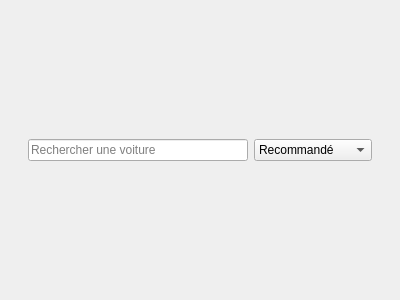
<?xml version="1.0" encoding="UTF-8"?>
<ui version="4.0">
 <class>toolbar</class>
 <widget class="QWidget" name="toolbar">
  <property name="geometry">
   <rect>
    <x>0</x>
    <y>0</y>
    <width>400</width>
    <height>300</height>
   </rect>
  </property>
  <property name="windowTitle">
   <string>Form</string>
  </property>
  <layout class="QHBoxLayout" name="horizontalLayout">
   <property name="leftMargin">
    <number>28</number>
   </property>
   <property name="topMargin">
    <number>20</number>
   </property>
   <property name="rightMargin">
    <number>28</number>
   </property>
   <property name="bottomMargin">
    <number>20</number>
   </property>
   <item>
    <widget class="QLineEdit" name="lineEdit">
     <property name="text">
      <string/>
     </property>
     <property name="placeholderText">
      <string>Rechercher une voiture </string>
     </property>
    </widget>
   </item>
   <item>
    <widget class="QComboBox" name="combotri">
     <property name="placeholderText">
      <string/>
     </property>
     <item>
      <property name="text">
       <string>Recommandé</string>
      </property>
     </item>
     <item>
      <property name="text">
       <string>Prix Croissant</string>
      </property>
     </item>
     <item>
      <property name="text">
       <string>Prix decroissant</string>
      </property>
     </item>
    </widget>
   </item>
  </layout>
 </widget>
 <tabstops>
  <tabstop>lineEdit</tabstop>
  <tabstop>combotri</tabstop>
 </tabstops>
 <resources/>
 <connections/>
</ui>
